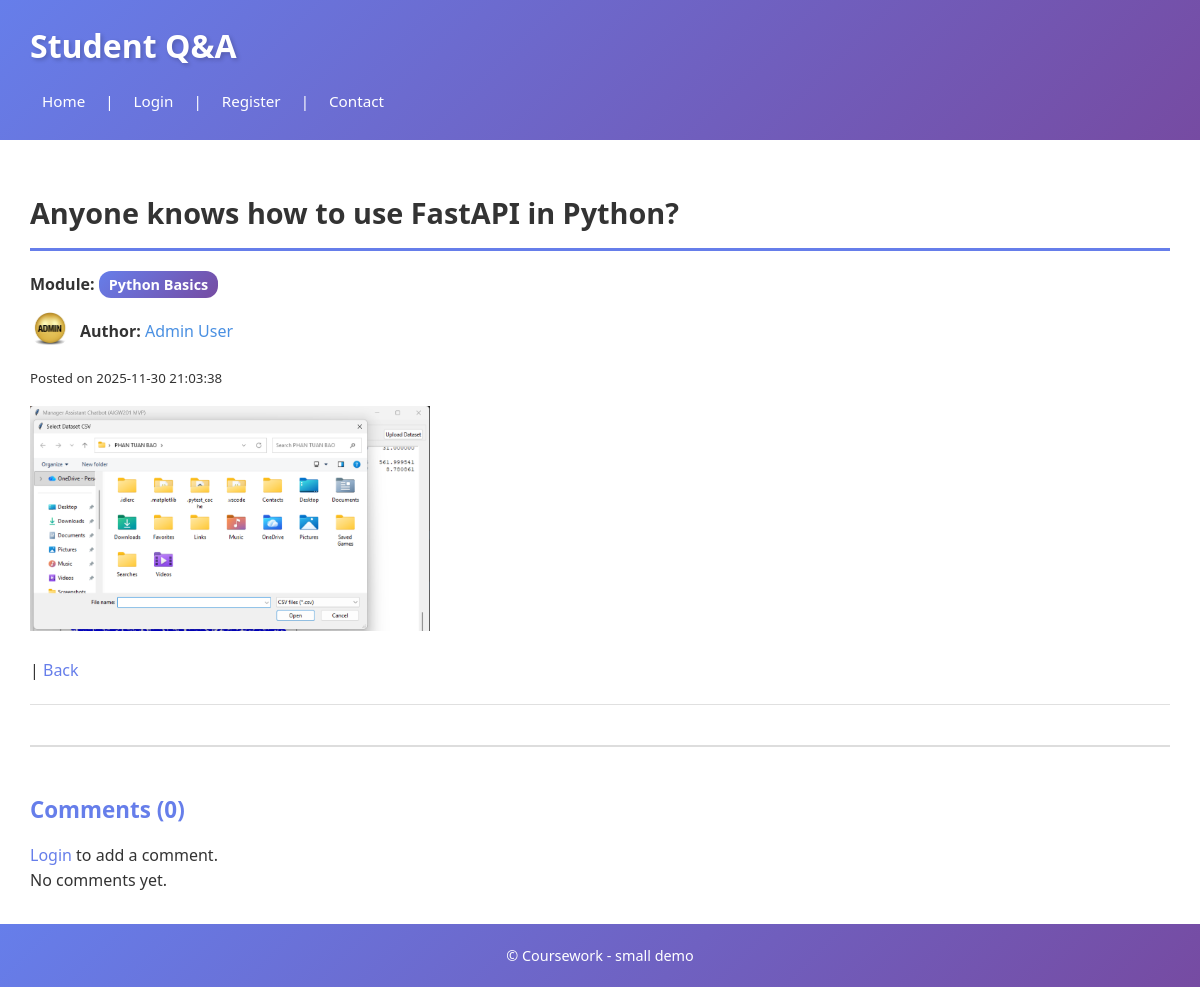
/question.php?id=29, run on the app's committed database.
### tables this page shows
CREATE TABLE `question` (
  `id` int(11) NOT NULL,
  `text` text NOT NULL,
  `date` datetime NOT NULL,
  `userid` int(11) NOT NULL,
  `moduleid` int(11) DEFAULT NULL,
  `img` varchar(255) DEFAULT NULL
);

CREATE TABLE `module` (
  `id` int(11) NOT NULL,
  `name` varchar(100) NOT NULL
);

CREATE TABLE `user` (
  `id` int(11) NOT NULL,
  `username` varchar(100) NOT NULL,
  `name` varchar(100) NOT NULL,
  `email` varchar(100) NOT NULL,
  `password` varchar(255) NOT NULL,
  `role` enum('user','admin') NOT NULL DEFAULT 'user',
  `avatar` varchar(255) DEFAULT NULL,
  `created_at` datetime NOT NULL DEFAULT current_timestamp()
);

### question.php (called while the page is built, shortened)
<?php
require 'includes/DatabaseConnection.php';
require 'includes/DataBaseFunctions.php';
$question = getQuestion($pdo, $_GET['id']);
$comments = getCommentsByQuestion($pdo, $_GET['id']);
include 'templates/question_view.php';
include 'templates/layout.php';
?>

### includes/DataBaseFunctions.php (called while the page is built, shortened)
<?php
function isLoggedIn() {
    return isset($_SESSION['user']);
}
function query($pdo, $sql, $params = []) {
    $stmt = $pdo->prepare($sql);
    $stmt->execute($params);
    return $stmt;
}
function getQuestion($pdo, $id) {
    $sql = "SELECT q.*, m.name AS modulename, u.name AS name, u.username AS username, u.avatar
            FROM question q
            LEFT JOIN module m ON q.moduleid = m.id
            LEFT JOIN `user` u ON q.userid = u.id
            WHERE q.id = :id";
    return query($pdo, $sql, [':id' => $id])->fetch();
}
function getCommentsByQuestion($pdo, $questionid) {
    $sql = "SELECT c.id, c.text, c.date, c.userid, u.name AS name, u.username AS username, u.avatar
            FROM comment c
            LEFT JOIN `user` u ON c.userid = u.id
            WHERE c.questionid = :questionid
            ORDER BY c.date DESC";
    return query($pdo, $sql, [':questionid' => $questionid])->fetchAll();
}
?>

### templates/question_view.php (the view, shortened to what this page needs)
<article>
    <h2><?=htmlspecialchars($question['text'])?></h2>
    <p><strong>Module:</strong>
        <?php if (!empty($question['modulename']) && !empty($question['moduleid'])): ?>
            <a href="module.php?id=<?=htmlspecialchars($question['moduleid'])?>" class="module-link">
                <?=htmlspecialchars($question['modulename'])?>
            </a>
        <?php else: ?>
            <span class="unassigned-module">Unassigned</span>
        <?php endif; ?>
    </p>
    <div style="display:flex; align-items:center; gap:10px; margin:10px 0;">
        <?php if (!empty($question['avatar'])): ?>
            <a href="profile.php?username=<?=htmlspecialchars($question['username'])?>">
                <img src="images/avatars/<?=htmlspecialchars($question['avatar'])?>"
                     style="width:40px; height:40px; border-radius:50%; object-fit:cover;"
                     alt="<?=htmlspecialchars($question['name'])?>">
            </a>
        <?php endif; ?>
        <p style="margin:0;">
            <strong>Author:</strong>
            <a href="profile.php?username=<?=htmlspecialchars($question['username'])?>" style="text-decoration:none; color:#4a90e2;">
                <?=htmlspecialchars($question['name'] ?? 'Unknown')?>
            </a>
        </p>
    </div>
    <p><small>Posted on <?=htmlspecialchars($question['date'])?></small></p>
    <?php if (!empty($question['img'])): ?>
        <div style="margin:15px 0;">
            <img src="images/questions/<?=htmlspecialchars($question['img'])?>" style="max-width:400px;" alt="">
        </div>
    <?php endif; ?>
    <p style="margin-top:20px;">
        | <a href="index.php">Back</a>
    </p>
</article>
<div style="margin-top:40px; padding-top:20px; border-top:2px solid #ddd;">
    <h3>Comments (<?=count($comments)?>)</h3>
    <?php if (!isLoggedIn()): ?>
        <p><a href="login.php">Login</a> to add a comment.</p>
    <?php else: ?>
        <div style="margin-bottom:30px; padding:15px; background:#f9f9f9; border-radius:4px;">
            <p><a href="addcomment.php?qid=<?=htmlspecialchars($question['id'])?>">Add a Comment</a></p>
        </div>
    <?php endif; ?>
    <?php if (empty($comments)): ?>
        <p>No comments yet.</p>
    <?php endif; ?>
</div>

### styles.css (style rules this page uses)
* { margin: 0; padding: 0; box-sizing: border-box; }
body { font-family: 'Segoe UI', Tahoma, Geneva, Verdana, sans-serif; color: #333; line-height: 1.6; min-height: 100vh; background: linear-gradient(135deg, #667eea 0%, #764ba2 25%, #f093fb 50%, #4facfe 75%, #00f2fe 100%); background-size: 400% 400%; animation: gradientShift 15s ease infinite; position: relative; }
img { max-width: 100%; height: auto; }
a { color: #667eea; text-decoration: none; transition: color 0.3s ease; }
h2 { margin-top: 0; color: #333; border-bottom: 3px solid #667eea; padding-bottom: 12px; margin-bottom: 20px; font-size: 1.8em; }
h3 { color: #667eea; margin-top: 25px; margin-bottom: 15px; font-size: 1.4em; }
article { border-bottom: 1px solid #e0e0e0; padding: 20px 0; }
.module-link { display: inline-block; padding: 2px 10px; background: linear-gradient(135deg, #667eea 0%, #764ba2 100%); color: white !important; text-decoration: none; border-radius: 12px; font-weight: 600; font-size: 0.9em; transition: transform 0.2s ease, box-shadow 0.2s ease; }

### data on the page
question: text "Anyone knows how to use FastAPI in Python?", moduleid.name "Python Basics", userid.avatar (picture), userid.name "Admin User", date "2025-11-30 21:03:38", img (picture)

### other printed values
count($comments) "0"
